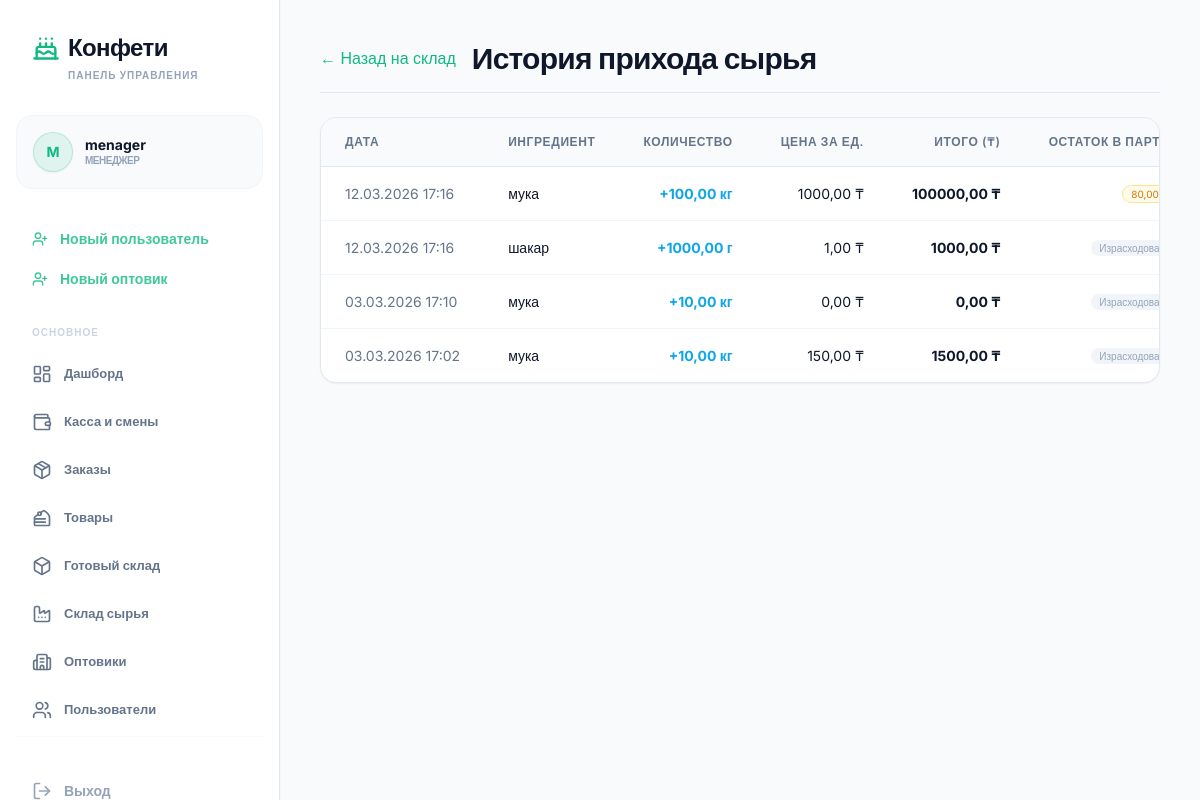
Screenshot of /manager/ingredients/arrivals/ (signed in) with the database file from the repository.
### core/models.py (models this page shows, shortened)
class User(AbstractUser):
    ROLE_CHOICES = (
        ('admin', 'Администратор'),
        ('manager', 'Менеджер'),
        ('worker', 'Рабочий'),
        ('wholesaler', 'Оптовик'),
    )
    role = models.CharField(max_length=20, choices=ROLE_CHOICES, default='worker', verbose_name='Роль')
    custom_role = models.ForeignKey(CustomRole, on_delete=models.SET_NULL, null=True, blank=True, verbose_name='Индивидуальная роль')
    created_by = models.ForeignKey('self', on_delete=models.SET_NULL, null=True, blank=True, verbose_name='Создан пользователем')
    class Meta:
        verbose_name = 'Пользователь'
        verbose_name_plural = 'Пользователи'

class IngredientArrival(models.Model):
    ingredient = models.ForeignKey(Ingredient, on_delete=models.CASCADE, related_name='arrivals', verbose_name='Ингредиент')
    quantity = models.DecimalField(max_digits=12, decimal_places=2, verbose_name='Количество (приход)')
    remaining_quantity = models.DecimalField(max_digits=12, decimal_places=2, verbose_name='Остаток в партии')
    price = models.DecimalField(max_digits=12, decimal_places=2, default=0, verbose_name='Цена за единицу (₸)')
    timestamp = models.DateTimeField(auto_now_add=True, verbose_name='Дата прихода')
    class Meta:
        verbose_name = 'Приход ингредиента'
        verbose_name_plural = 'Приходы ингредиентов'
        ordering = ['timestamp']
    @property
    def total_cost(self):
        return (self.quantity * self.price).quantize(Decimal('0.01'))

class Ingredient(models.Model):
    UNIT_CHOICES = [
        ('kg', 'кг'),
        ('g', 'г'),
        ('pcs', 'шт'),
        ('l', 'л'),
    ]
    name = models.CharField(max_length=200, verbose_name='Название')
    unit = models.CharField(max_length=10, choices=UNIT_CHOICES, verbose_name='Единица измерения')
    quantity = models.DecimalField(max_digits=12, decimal_places=2, default=0, verbose_name='Количество на складе')
    min_stock = models.DecimalField(max_digits=12, decimal_places=2, default=0, verbose_name='Мин. остаток')
    class Meta:
        verbose_name = 'Ингредиент'
        verbose_name_plural = 'Ингредиенты'

### core/views.py (the view)
# urls.py: path('manager/ingredients/arrivals/', views.ingredient_arrival_history, name='ingredient_arrival_history'),
@login_required
def ingredient_arrival_history(request):
    if request.user.role not in ['admin', 'manager']:
        return redirect('role_redirect')
    arrivals = IngredientArrival.objects.all().order_by('-timestamp')
    return render(request, 'manager_ingredient_arrival_history.html', {'arrivals': arrivals})

### core/templates/manager_ingredient_arrival_history.html
{% extends 'base.html' %}
{% block content %}
<div class="space-y-6 max-w-7xl mx-auto">
    <div class="flex items-center justify-between border-b border-slate-200 pb-4">
        <div class="flex items-center gap-4">
            <a href="{% url 'manager_ingredients' %}" class="text-accent hover:underline">
                &larr; Назад на склад
            </a>
            <h2 class="text-3xl font-bold tracking-tight">История прихода сырья</h2>
        </div>
    </div>
    <div class="bg-white border border-slate-200 rounded-2xl shadow-sm overflow-hidden mt-8">
        <div class="overflow-x-auto w-full">
            <table class="w-full text-left whitespace-nowrap min-w-max">
                <thead>
                    <tr class="border-b border-slate-200 bg-slate-50 text-xs uppercase tracking-wider text-slate-500">
                        <th class="px-6 py-4 font-semibold">Дата</th>
                        <th class="px-6 py-4 font-semibold">Ингредиент</th>
                        <th class="px-6 py-4 font-semibold text-right">Количество</th>
                        <th class="px-6 py-4 font-semibold text-right">Цена за ед.</th>
                        <th class="px-6 py-4 font-semibold text-right">Итого (₸)</th>
                        <th class="px-6 py-4 font-semibold text-right">Остаток в партии</th>
                    </tr>
                </thead>
                <tbody class="divide-y divide-slate-100 text-sm">
                    {% for arrival in arrivals %}
                    <tr class="hover:bg-slate-50 transition-colors">
                        <td class="px-6 py-4 text-slate-500">{{ arrival.timestamp|date:"d.m.Y H:i" }}</td>
                        <td class="px-6 py-4 font-medium text-slate-900">{{ arrival.ingredient.name }}</td>
                        <td class="px-6 py-4 text-right text-brandgreen font-bold">
                            +{{ arrival.quantity }} {{ arrival.ingredient.get_unit_display }}
                        </td>
                        <td class="px-6 py-4 text-right">
                            {{ arrival.price }} ₸
                        </td>
                        <td class="px-6 py-4 text-right font-bold">
                            {{ arrival.total_cost }} ₸
                        </td>
                        <td class="px-6 py-4 text-right">
                            {% if arrival.remaining_quantity > 0 %}
                            <span
                                class="px-2 py-0.5 bg-amber-50 text-amber-600 rounded-full text-[10px] border border-amber-200">
                                {{ arrival.remaining_quantity }} {{ arrival.ingredient.get_unit_display }}
                            </span>
                            {% else %}
                            <span class="px-2 py-0.5 bg-slate-100 text-slate-400 rounded-full text-[10px]">
                                Израсходовано
                            </span>
                            {% endif %}
                        </td>
                    </tr>
                    {% empty %}
                    <tr>
                        <td colspan="6" class="px-6 py-8 text-center text-slate-400 italic">История приходов пока пуста</td>
                    </tr>
                    {% endfor %}
                </tbody>
            </table>
        </div>
    </div>
</div>
{% endblock %}

### core/templates/base.html (shortened to what this page needs)
<!DOCTYPE html>
<html lang="ru">
<head>
<script src="https://cdn.tailwindcss.com"></script>
</head>
<body class="flex h-screen overflow-hidden text-textmain antialiased bg-bgmain">
<aside id="sidebar" class="w-[280px] bg-sidebar hidden lg:flex flex-col h-full shrink-0 border-r border-cardborder shadow-sm transition-all duration-300">
<div class="p-8">
<h1 class="text-2xl font-black tracking-tight flex items-center gap-2"><i data-lucide="cake" class="text-accent w-7 h-7"></i><span class="text-slate-900">Конфети</span></h1>
<p class="text-[10px] uppercase font-bold text-slate-400 mt-1 tracking-widest pl-9">Панель управления</p>
</div>
<nav class="flex-1 px-4 space-y-1 overflow-y-auto">
{% if user.is_authenticated %}
<div class="mb-8 px-4 py-4 bg-slate-50 rounded-2xl border border-slate-100 group transition-all">
<div class="flex items-center gap-3">
<div class="w-10 h-10 rounded-full bg-accent/10 flex items-center justify-center text-accent font-bold border border-accent/20 text-sm shadow-sm">{{ user.username|first|upper }}</div>
<div class="flex-1 min-w-0">
<p class="text-sm font-bold truncate text-slate-900 leading-tight">{% if user.first_name %}{{ user.first_name }} {{ user.last_name }}{% else %}{{ user.username }}{% endif %}</p>
<p class="text-[10px] font-bold text-slate-400 uppercase tracking-tighter">{% if user.role == "admin" %}Администратор{% elif user.role == "manager" %}Менеджер{% elif user.role == "worker" %}Рабочий{% elif user.role == "wholesaler" %}Оптовик{% else %}{{ user.role }}{% endif %}</p>
</div>
</div>
</div>
{% if user.role == "admin" or user.role == "manager" %}
{% if not user.custom_role or user.custom_role.can_view_users %}
<a href="{% url 'create_worker' %}" class="flex items-center gap-3 px-4 py-2 text-accent/80 hover:text-accent font-bold transition-all group"><i data-lucide="user-plus" class="w-4 h-4"></i><span class="text-sm">Новый пользователь</span></a>
{% endif %}
{% if not user.custom_role or user.custom_role.can_view_wholesalers %}
<a href="{% url 'create_wholesaler' %}" class="flex items-center gap-3 px-4 py-2 text-accent/80 hover:text-accent font-bold transition-all group"><i data-lucide="user-plus" class="w-4 h-4"></i><span class="text-sm">Новый оптовик</span></a>
{% endif %}
<div class="pt-6 pb-2 px-4">
<p class="text-[10px] uppercase font-bold text-slate-300 tracking-widest">Основное</p>
</div>
<a href="{% url 'manager_dashboard' %}" class="flex items-center gap-3 px-4 py-3 rounded-xl text-slate-500 hover:bg-slate-50 transition-all group {% if 'dashboard' in request.path %}active-nav-item shadow-sm{% endif %}"><i data-lucide="layout-dashboard" class="w-5 h-5"></i><span class="text-[13px] font-bold">Дашборд</span></a>
{% if not user.custom_role or user.custom_role.can_view_cash %}
<a href="{% url 'cash_history' %}" class="flex items-center gap-3 px-4 py-3 rounded-xl text-slate-500 hover:bg-slate-50 transition-all group"><i data-lucide="wallet" class="w-5 h-5"></i><span class="text-[13px] font-bold">Касса и смены</span></a>
{% endif %}
{% if not user.custom_role or user.custom_role.can_view_orders %}
<a href="{% url 'manager_orders' %}" class="flex items-center gap-3 px-4 py-3 rounded-xl text-slate-500 hover:bg-slate-50 transition-all group"><i data-lucide="package" class="w-5 h-5"></i><span class="text-[13px] font-bold">Заказы</span></a>
{% endif %}
{% if not user.custom_role or user.custom_role.can_view_products %}
<a href="{% url 'manager_products' %}" class="flex items-center gap-3 px-4 py-3 rounded-xl text-slate-500 hover:bg-slate-50 transition-all group"><i data-lucide="cake-slice" class="w-5 h-5"></i><span class="text-[13px] font-bold">Товары</span></a>
{% endif %}
{% if not user.custom_role or user.custom_role.can_view_ready_stock %}
<a href="{% url 'manager_ready_stock' %}" class="flex items-center gap-3 px-4 py-3 rounded-xl text-slate-500 hover:bg-slate-50 transition-all group {% if request.path == '/manager/ready-stock/' %}bg-slate-50 font-bold{% endif %}"><i data-lucide="box" class="w-5 h-5"></i><span class="text-[13px] font-bold">Готовый склад</span></a>
{% endif %}
{% if not user.custom_role or user.custom_role.can_view_ingredients %}
<a href="{% url 'manager_ingredients' %}" class="flex items-center gap-3 px-4 py-3 rounded-xl text-slate-500 hover:bg-slate-50 transition-all group"><i data-lucide="factory" class="w-5 h-5"></i><span class="text-[13px] font-bold">Склад сырья</span></a>
{% endif %}
{% if not user.custom_role or user.custom_role.can_view_wholesalers %}
<a href="{% url 'manager_wholesalers' %}" class="flex items-center gap-3 px-4 py-3 rounded-xl text-slate-500 hover:bg-slate-50 transition-all group {% if request.path == '/manager/wholesalers/' %}bg-slate-50 font-bold{% endif %}"><i data-lucide="building-2" class="w-5 h-5"></i><span class="text-[13px] font-bold">Оптовики</span></a>
{% endif %}
{% if not user.custom_role or user.custom_role.can_view_users or user.custom_role.can_view_workers or user.custom_role.can_view_staff %}
<a href="{% url 'manager_workers' %}" class="flex items-center gap-3 px-4 py-3 rounded-xl text-slate-500 hover:bg-slate-50 transition-all group {% if request.path == '/manager/workers/' %}bg-slate-50 font-bold{% endif %}"><i data-lucide="users" class="w-5 h-5"></i>
<span class="text-[13px] font-bold">
{% if not user.custom_role or user.custom_role.can_view_users %}
Пользователи
{% elif user.custom_role.can_view_workers and not user.custom_role.can_view_staff %}
Рабочие
{% elif user.custom_role.can_view_staff %}
Сотрудники
{% else %}
Пользователи
{% endif %}
</span>
</a>
{% endif %}
{% endif %}
<div class="mt-auto pt-8 border-t border-slate-50">
<form action="{% url 'logout' %}" method="post">
<button type="submit" class="w-full flex items-center gap-3 px-4 py-3 rounded-xl text-slate-400 hover:text-slate-900 transition-all group"><i data-lucide="log-out" class="w-5 h-5"></i><span class="text-sm font-bold">Выход</span></button>
</form>
</div>
{% else %}
<a href="{% url 'login' %}" class="flex items-center gap-3 px-4 py-3 rounded-xl text-accent hover:bg-accent/5 font-bold"><i data-lucide="log-in" class="w-5 h-5"></i><span class="text-sm">Войти</span></a>
{% endif %}
</nav>
</aside>
<main class="flex-1 flex flex-col h-full w-full overflow-hidden">
<div id="mainScrollArea" class="flex-1 p-6 md:p-10 w-full max-w-[1400px] mx-auto overflow-y-auto">
{% block content %}{% endblock %}
</div>
</main>
</body>
</html>

### core/templates/base.html (style rules this page uses)
body { background-color: #f8fafc; color: #0f172a; font-family: 'Inter', sans-serif; }

### rows the page displays
User: username|first "M", username "menager"
IngredientArrival: timestamp "12.03.2026 17:16", ingredient.name "мука", quantity "100,00", ingredient.unit "кг", price "1000,00", total_cost "100000,00", remaining_quantity "80,00…"
IngredientArrival: timestamp "12.03.2026 17:16", ingredient.name "шакар", quantity "1000,00", ingredient.unit "г", price "1,00", total_cost "1000,00", remaining_quantity "Израсходовано"
IngredientArrival: timestamp "03.03.2026 17:10", ingredient.name "мука", quantity "10,00", ingredient.unit "кг", price "0,00", total_cost "0,00", remaining_quantity "Израсходовано"
IngredientArrival: timestamp "03.03.2026 17:02", ingredient.name "мука", quantity "10,00", ingredient.unit "кг", price "150,00", total_cost "1500,00", remaining_quantity "Израсходовано"
